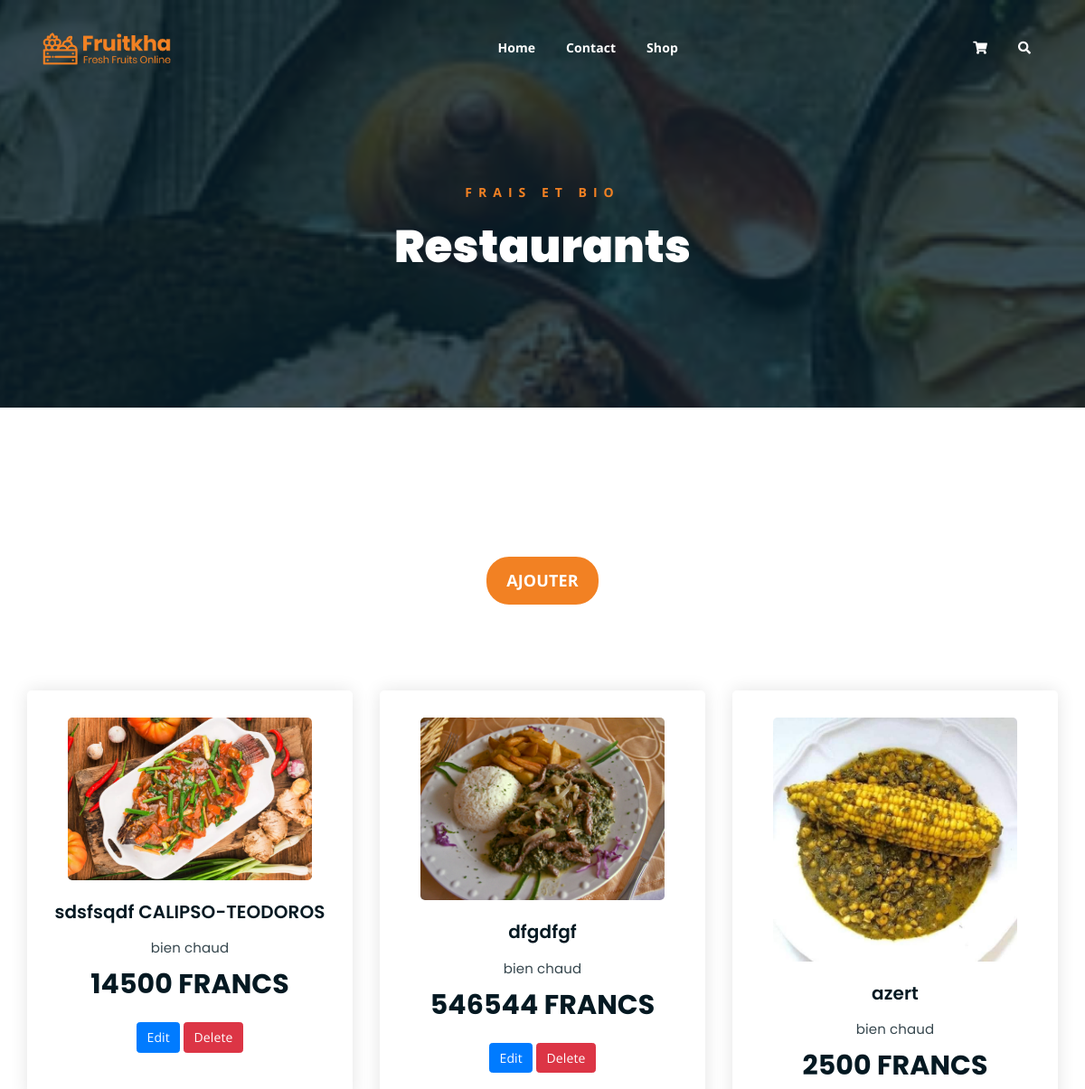
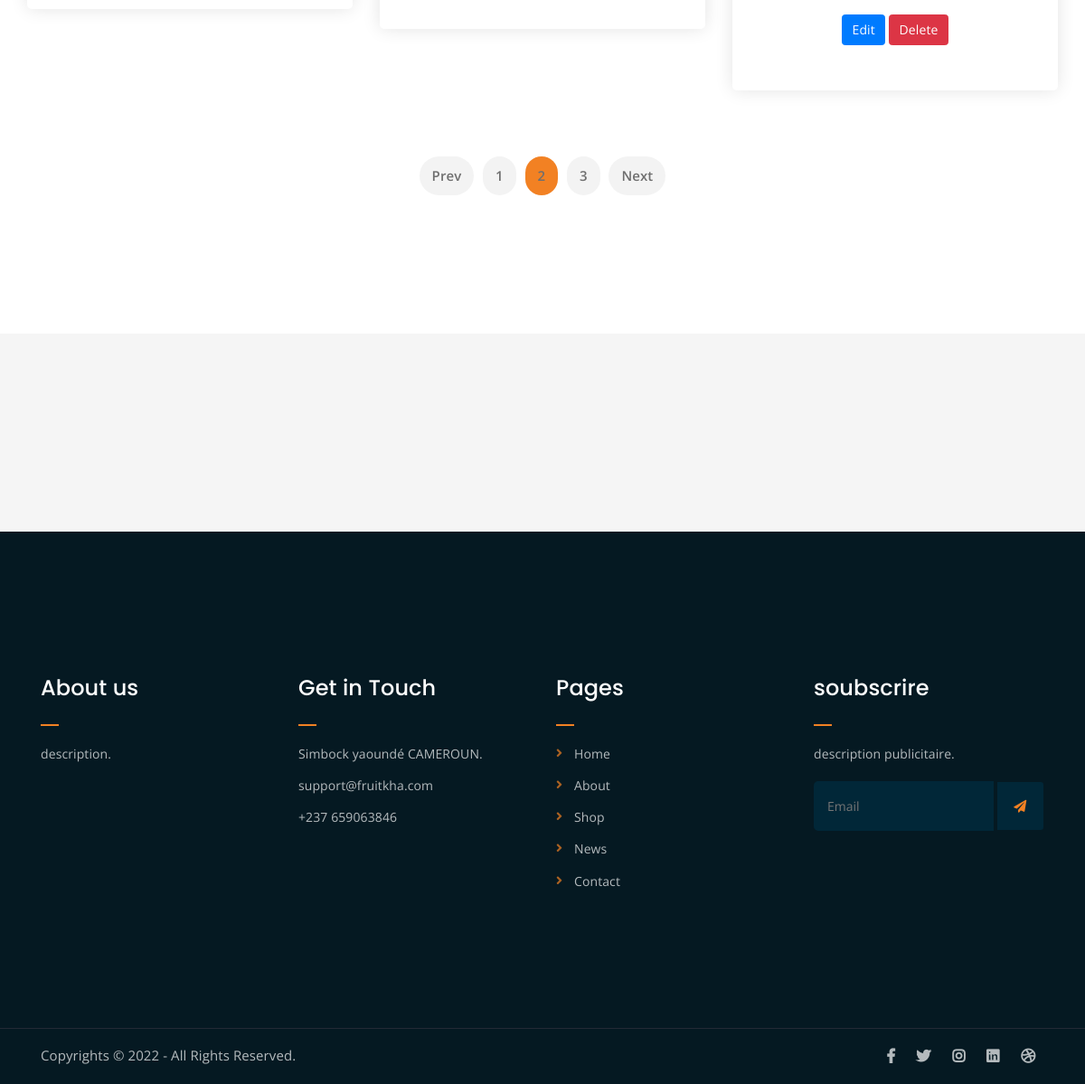
The app's page /resto/ with its own data (2 pictures, top to bottom).
### crud/models.py (models this page shows, shortened)
class Crud2(models.Model):
    name2 = models.CharField(max_length=50)
    picture2 = models.ImageField()
    author2 = models.CharField(max_length=30, default='bien chaud')
    email2 = models.EmailField(blank=True)
    description2 = models.PositiveIntegerField(default='0')

### crud/views.py (the view)
# urls.py: path('resto/', views.resto, name="resto"),
def resto(request):
    shelf2 = Crud2.objects.all()
    return render(request, 'crud/resto.html', {'shelf2': shelf2})

### crud/templates/crud/resto.html (shortened to what this page needs)
<!DOCTYPE html>
<html lang="en">
	{% load static %}
<head>
	<link rel="stylesheet" href="{% static 'css/all.min.css' %}">
	<link rel="stylesheet" href="{% static 'bootstrap/css/bootstrap.min.css' %}">
	<link rel="stylesheet" href="{% static 'css/owl.carousel.css' %}">
	<link rel="stylesheet" href="{% static 'css/magnific-popup.css' %}">
	<link rel="stylesheet" href="{% static 'css/animate.css' %}">
	<link rel="stylesheet" href="{% static 'css/meanmenu.min.css' %}">
	<link rel="stylesheet" href="{% static 'css/main.css' %}">
	<link rel="stylesheet" href="{% static 'css/responsive.css' %}">
</head>
<body>
	<div class="top-header-area" id="sticker">
		<div class="container">
			<div class="row">
				<div class="col-lg-12 col-sm-12 text-center">
					<div class="main-menu-wrap">
						<div class="site-logo">
							<a href="index.html">
								<img src="assets/img/logo.png" alt="">
							</a>
						</div>
						<nav class="main-menu">
	<ul>
		<li>
			<a class="navbar-brand" href="{% url 'index' %}">
				<li><a href="index.html">Home</a></li>
		</li>
		<li><a href="{% url 'contact' %}">Contact</a>
		</li>
		<li><a href="{% url 'shop' %}shop">Shop</a>
		</li>
		<li>
			<div class="header-icons">
				<a class="shopping-cart" href="{% url 'cart' %}"><i class="fas fa-shopping-cart"></i></a>
				<a class="mobile-hide search-bar-icon" href="#"><i class="fas fa-search"></i></a>
			</div>
		</li>
	</ul>
</nav>
					</div>
				</div>
			</div>
		</div>
	</div>
	<div class="breadcrumb-section breadcrumb-bg">
		<div class="container">
			<div class="row">
				<div class="col-lg-8 offset-lg-2 text-center">
					<div class="breadcrumb-text">
						<p>FRAIS ET BIO</p>
						<h1>Restaurants</h1>
					</div>
				</div>
			</div>
		</div>
	</div>
	<div class="product-section mt-150 mb-150">
		<div class="container">
			<div class="row">
                <div class="col-md-12">
                    <div class="product-filters">
                        <ul>
                            <li class="active" data-filter="*">AJOUTER</li>
                        </ul>
                    </div>
                </div>
            </div>
			<div class="row product-lists">
				<div class="row">
					{% for crud in shelf2 %}
					<div class="col-lg-4 col-md-6 text-center">
						<div class="single-product-item">
							<div class="product-image">
								<a href="single-product.html"><img src=" {{crud.picture2.url}} " alt=""></a>
							</div>
							<h3>{{crud.name2}}</h3>
							<p class="product-price"><span>{{crud.author2}} </span> {{crud.description2}} FRANCS</p>
							<center>
								<a href="/update_crud/{{crud.id2}}" class="btn btn-primary" id=" {{crud.id2}} ">Edit </a>
								<a href="{% url 'delete' crud.id2 %}/" class="btn btn-danger">Delete </a>
							</center>
						</div>
					</div>
					{% endfor %}
				</div>
			</div>
			<div class="row">
				<div class="col-lg-12 text-center">
					<div class="pagination-wrap">
						<ul>
							<li><a href="#">Prev</a></li>
							<li><a href="#">1</a></li>
							<li><a class="active" href="#">2</a></li>
							<li><a href="#">3</a></li>
							<li><a href="#">Next</a></li>
						</ul>
					</div>
				</div>
			</div>
		</div>
	</div>
	<div class="logo-carousel-section">
		<div class="container">
			<div class="row">
				<div class="col-lg-12">
					<div class="logo-carousel-inner">
						<div class="single-logo-item">
							<img src="assets/img/company-logos/1.png" alt="">
						</div>
						<div class="single-logo-item">
							<img src="assets/img/company-logos/2.png" alt="">
						</div>
						<div class="single-logo-item">
							<img src="assets/img/company-logos/3.png" alt="">
						</div>
						<div class="single-logo-item">
							<img src="assets/img/company-logos/4.png" alt="">
						</div>
					</div>
				</div>
			</div>
		</div>
	</div>
<div class="footer-area">
	<div class="container">
		<div class="row">
			<div class="col-lg-3 col-md-6">
				<div class="footer-box about-widget">
					<h2 class="widget-title">About us</h2>
					<p>description.</p>
				</div>
			</div>
			<div class="col-lg-3 col-md-6">
				<div class="footer-box get-in-touch">
					<h2 class="widget-title">Get in Touch</h2>
					<ul>
						<li>Simbock yaoundé CAMEROUN.</li>
						<li>support@fruitkha.com</li>
						<li>+237 659063846</li>
					</ul>
				</div>
			</div>
			<div class="col-lg-3 col-md-6">
				<div class="footer-box pages">
					<h2 class="widget-title">Pages</h2>
					<ul>
						<li><a href="index.html">Home</a></li>
						<li><a href="about.html">About</a></li>
						<li><a href="services.html">Shop</a></li>
						<li><a href="news.html">News</a></li>
						<li><a href="contact.html">Contact</a></li>
					</ul>
				</div>
			</div>
			<div class="col-lg-3 col-md-6">
				<div class="footer-box subscribe">
					<h2 class="widget-title">soubscrire</h2>
					<p>description publicitaire.</p>
					<form action="index.html">
						<input type="email" placeholder="Email">
						<button type="submit"><i class="fas fa-paper-plane"></i></button>
					</form>
				</div>
			</div>
		</div>
	</div>
</div>
<div class="copyright">
	<div class="container">
		<div class="row">
			<div class="col-lg-6 col-md-12">
				<p>Copyrights &copy; 2022 - All Rights Reserved.</p>
			</div>
			<div class="col-lg-6 text-right col-md-12">
				<div class="social-icons">
					<ul>
						<li><a href="#" target="_blank"><i class="fab fa-facebook-f"></i></a></li>
						<li><a href="#" target="_blank"><i class="fab fa-twitter"></i></a></li>
						<li><a href="#" target="_blank"><i class="fab fa-instagram"></i></a></li>
						<li><a href="#" target="_blank"><i class="fab fa-linkedin"></i></a></li>
						<li><a href="#" target="_blank"><i class="fab fa-dribbble"></i></a></li>
					</ul>
				</div>
			</div>
		</div>
	</div>
</div>
</body>
</html>

### records on screen
Crud2: picture2 (picture), name2 "sdsfsqdf CALIPSO-TEODOROS", author2 "bien chaud", description2 "14500"
Crud2: picture2 (picture), name2 "dfgdfgf", author2 "bien chaud", description2 "546544"
Crud2: picture2 (picture), name2 "azert", author2 "bien chaud", description2 "2500"
